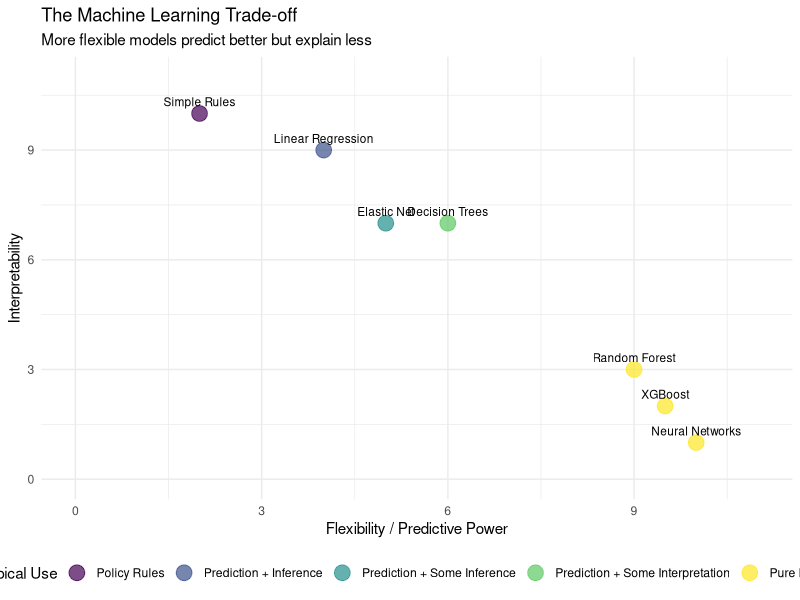
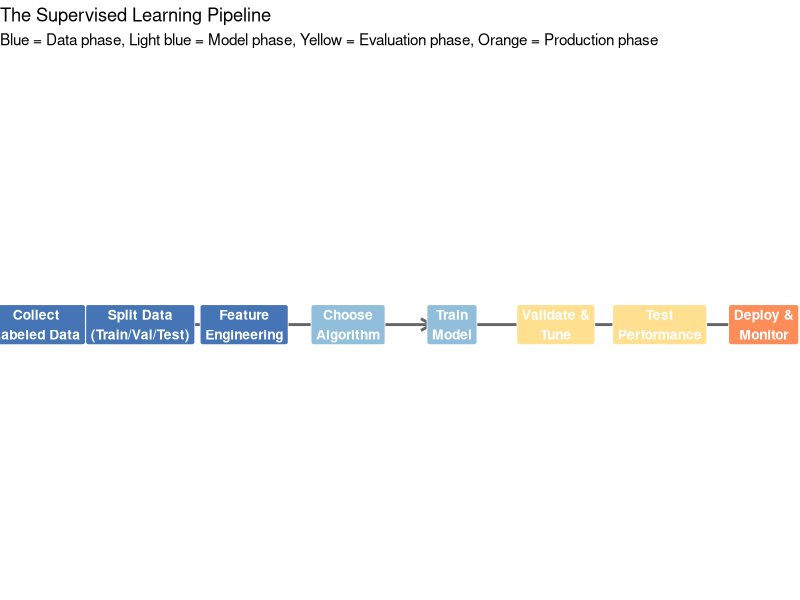
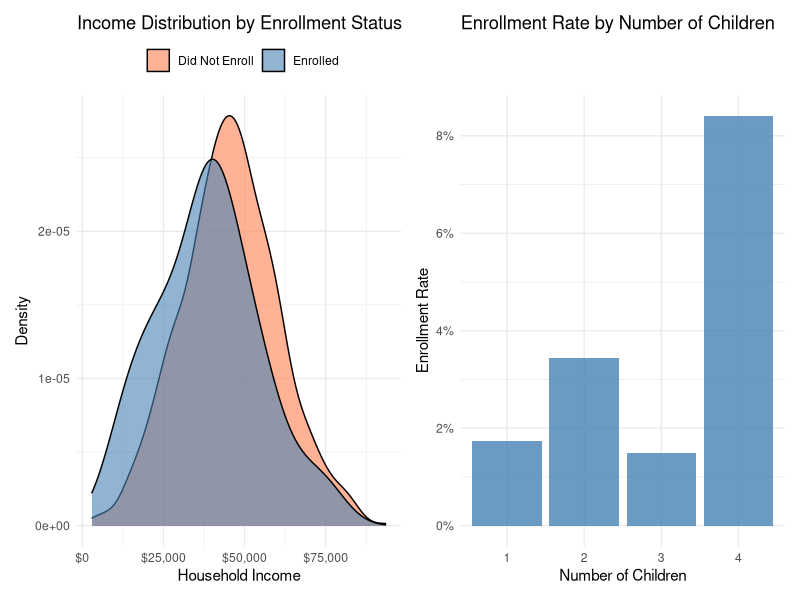
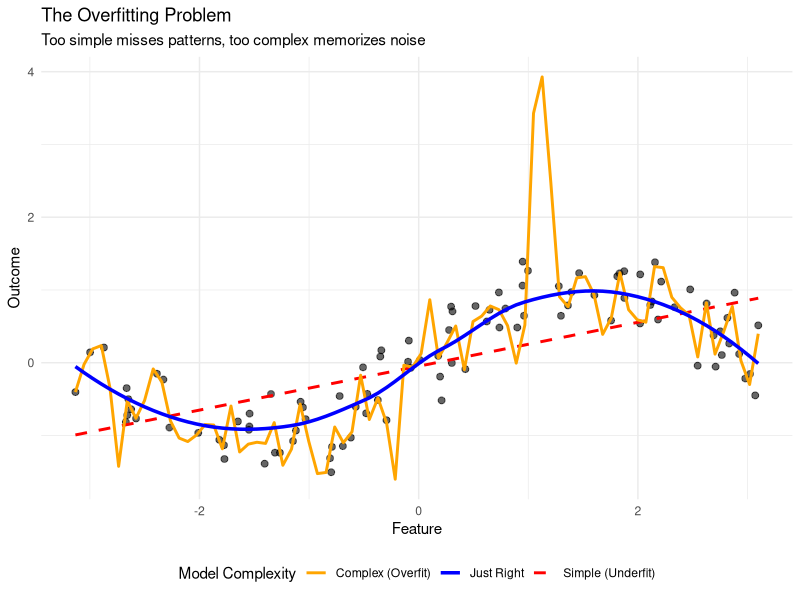
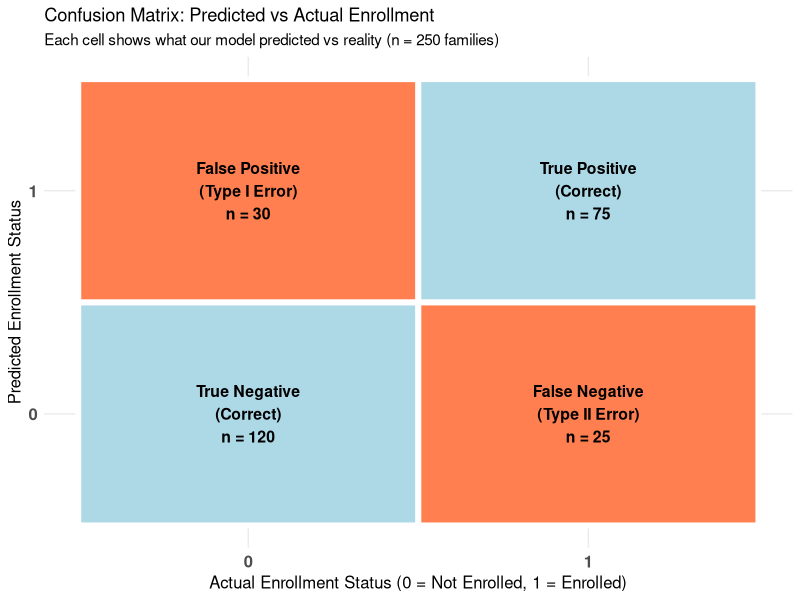
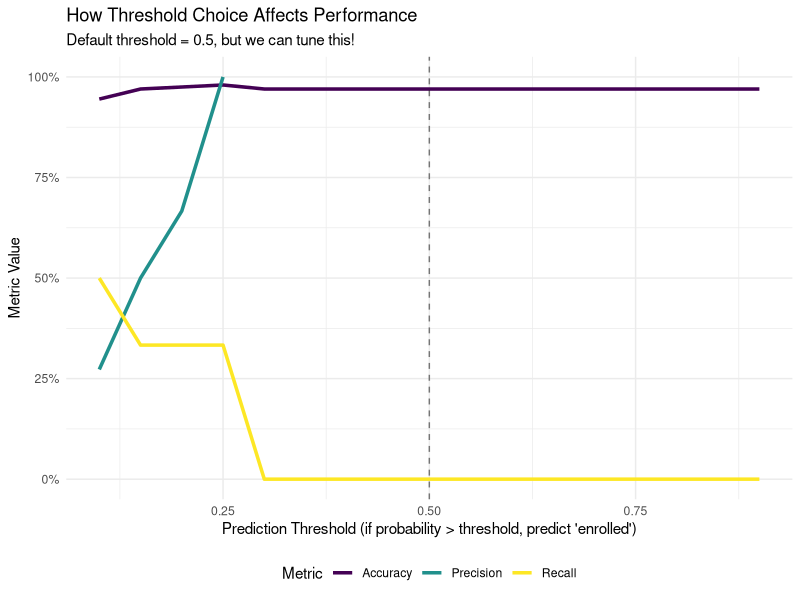
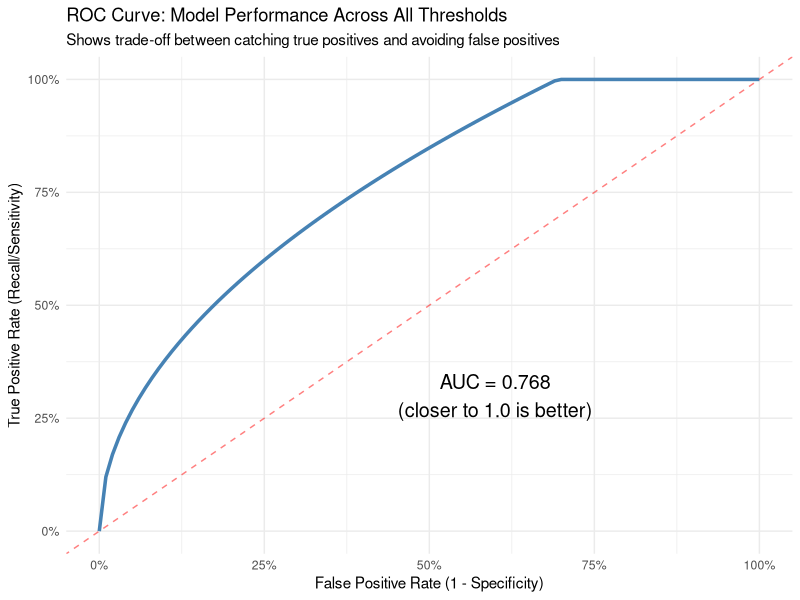
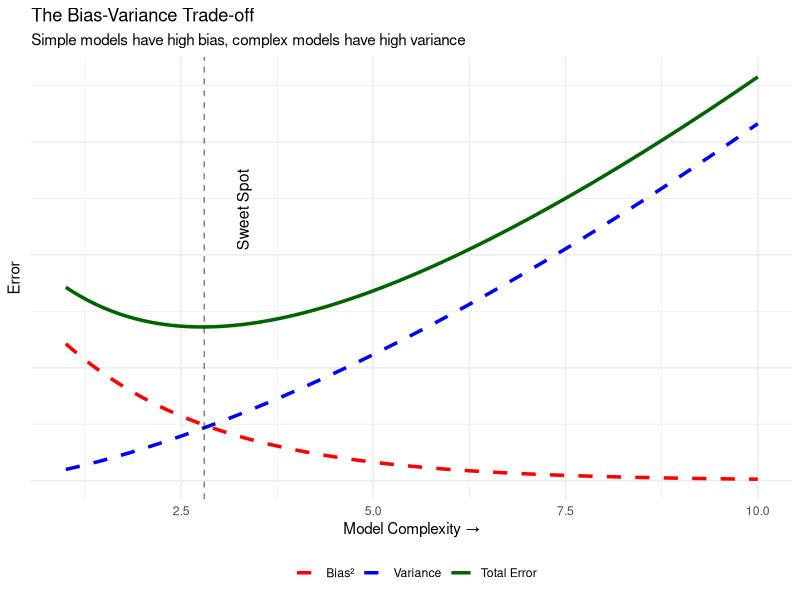

The R script that drew these images, in order:
## ---- chunk 1
knitr::opts_chunk$set(echo = TRUE, fig.width = 8, fig.height = 6)
library(tidyverse)
library(scales)
library(patchwork)
library(caret)
set.seed(42)
## ---- chunk 2
#| echo: false
#| fig-width: 10
#| fig-height: 6

# Create comparison of model types
model_types <- tibble(
  method = c("Linear Regression", "Elastic Net", "Decision Trees", "Random Forest", 
            "XGBoost", "Neural Networks", "Simple Rules"),
  interpretability = c(9, 7, 7, 3, 2, 1, 10),
  flexibility = c(4, 5, 6, 9, 9.5, 10, 2),
  typical_use = c("Prediction + Inference", "Prediction + Some Inference", 
                 "Prediction + Some Interpretation", "Pure Prediction", 
                 "Pure Prediction", "Pure Prediction", "Policy Rules")
)

ggplot(model_types, aes(x = flexibility, y = interpretability)) +
  geom_point(aes(color = typical_use), size = 5, alpha = 0.7) +
  geom_text(aes(label = method), vjust = -0.8, size = 3) +
  scale_x_continuous(name = "Flexibility / Predictive Power", limits = c(0, 11)) +
  scale_y_continuous(name = "Interpretability", limits = c(0, 11)) +
  scale_color_viridis_d(name = "Typical Use") +
  labs(title = "The Machine Learning Trade-off",
       subtitle = "More flexible models predict better but explain less") +
  theme_minimal() +
  theme(legend.position = "bottom")
## ---- chunk 3
#| echo: false
#| fig-width: 10
#| fig-height: 5

# Create flowchart data
flowchart_steps <- tibble(
  step = 1:8,
  x = c(1, 2, 3, 4, 5, 6, 7, 8),
  y = c(1, 1, 1, 1, 1, 1, 1, 1),
  label = c("Collect\nLabeled Data", "Split Data\n(Train/Val/Test)", 
           "Feature\nEngineering", "Choose\nAlgorithm", "Train\nModel", 
           "Validate &\nTune", "Test\nPerformance", "Deploy &\nMonitor"),
  phase = factor(c("Data", "Data", "Data", "Model", "Model", "Evaluation", "Evaluation", "Production"),
                levels = c("Data", "Model", "Evaluation", "Production"))
)

ggplot(flowchart_steps, aes(x = x, y = y)) +
  geom_segment(aes(xend = x + 0.8, yend = y), 
               arrow = arrow(length = unit(0.3, "cm")),
               size = 1, color = "gray40",
               data = flowchart_steps %>% filter(step < 8)) +
  geom_label(aes(label = label, fill = phase), 
            size = 3.5, fontface = "bold", 
            label.padding = unit(0.3, "lines"),
            color = "white") +
  scale_fill_manual(values = c("Data" = "#4575b4", 
                              "Model" = "#91bfdb", 
                              "Evaluation" = "#fee090", 
                              "Production" = "#fc8d59")) +
  theme_void() +
  theme(legend.position = "none") +
  labs(title = "The Supervised Learning Pipeline",
       subtitle = "Blue = Data phase, Light blue = Model phase, Yellow = Evaluation phase, Orange = Production phase")
## ---- chunk 4
# Create synthetic program enrollment data
set.seed(123)
n_families <- 1000

program_data <- tibble(
  family_id = 1:n_families,
  household_income = rnorm(n_families, 45000, 15000),
  num_children = sample(1:4, n_families, replace = TRUE, prob = c(0.4, 0.3, 0.2, 0.1)),
  distance_miles = rexp(n_families, rate = 0.2),
  previously_used_services = sample(0:1, n_families, replace = TRUE, prob = c(0.7, 0.3)),
  parent_age = rnorm(n_families, 32, 6)
) %>%
  mutate(
    # True enrollment probability depends on these factors
    enroll_prob = plogis(-3 + 
                        -0.00003 * household_income +  # Lower income → higher enrollment
                        0.4 * num_children +            # More kids → higher enrollment
                        -0.15 * distance_miles +        # Farther away → lower enrollment
                        1.2 * previously_used_services),# Prior use → higher enrollment
    enrolled = rbinom(n_families, 1, enroll_prob)
  ) %>%
  select(-enroll_prob)  # Remove true probability (we wouldn't know this in real life)

# Show structure
head(program_data, 4)
## ---- chunk 5
#| echo: false
#| fig-width: 10
#| fig-height: 5

# Create exploratory visualizations
p1 <- ggplot(program_data, aes(x = household_income, fill = factor(enrolled))) +
  geom_density(alpha = 0.6) +
  scale_fill_manual(values = c("0" = "coral", "1" = "steelblue"),
                   labels = c("Did Not Enroll", "Enrolled")) +
  scale_x_continuous(labels = dollar_format()) +
  labs(title = "Income Distribution by Enrollment Status",
       x = "Household Income", y = "Density", fill = "") +
  theme_minimal() +
  theme(legend.position = "top")

p2 <- program_data %>%
  group_by(num_children, enrolled) %>%
  summarise(count = n(), .groups = "drop") %>%
  group_by(num_children) %>%
  mutate(pct = count / sum(count)) %>%
  filter(enrolled == 1) %>%
  ggplot(aes(x = factor(num_children), y = pct)) +
  geom_col(fill = "steelblue", alpha = 0.8) +
  scale_y_continuous(labels = percent_format()) +
  labs(title = "Enrollment Rate by Number of Children",
       x = "Number of Children", y = "Enrollment Rate") +
  theme_minimal()

p1 + p2
## ---- chunk 6
# Set aside 20% for final testing (unseen data)
test_indices <- createDataPartition(program_data$enrolled, p = 0.2, list = FALSE)
test_data <- program_data[test_indices, ]
train_val_data <- program_data[-test_indices, ]

# Further split remaining 80% into 75% train, 25% validation
train_indices <- createDataPartition(train_val_data$enrolled, p = 0.75, list = FALSE)
train_data <- train_val_data[train_indices, ]
validation_data <- train_val_data[-train_indices, ]

cat("Training set:", nrow(train_data), "families\n")
cat("Validation set:", nrow(validation_data), "families\n")
cat("Test set:", nrow(test_data), "families (NEVER TOUCHED until final evaluation)\n")
## ---- chunk 7
#| echo: false
#| fig-width: 10
#| fig-height: 6

# Generate example of overfitting vs good fit
set.seed(456)
x <- runif(100, -pi, pi)
y <- sin(x) + rnorm(100, 0, 0.35)

example_df <- tibble(x = x, y = y)

ggplot(example_df, aes(x = x, y = y)) +
  geom_point(alpha = 0.6, size = 2) +
  geom_smooth(method = 'lm', se = FALSE, linetype = "dashed", 
              aes(color = "Simple (Underfit)"), size = 1) +
  geom_smooth(method = 'loess', span = 0.05, se = FALSE,
              aes(color = "Complex (Overfit)"), size = 1) +
  geom_smooth(method = 'loess', span = 0.8, se = FALSE,
              aes(color = "Just Right"), size = 1.2) +
  scale_color_manual(values = c("Simple (Underfit)" = "red", 
                               "Complex (Overfit)" = "orange",
                               "Just Right" = "blue"),
                    name = "Model Complexity") +
  labs(title = "The Overfitting Problem",
       subtitle = "Too simple misses patterns, too complex memorizes noise",
       x = "Feature", y = "Outcome") +
  theme_minimal() +
  theme(legend.position = "bottom")
## ---- chunk 8
# Train a logistic regression model (we'll learn more about this in Week 8)
model_formula <- enrolled ~ household_income + num_children + 
                           distance_miles + previously_used_services + parent_age

# Fit the model on TRAINING data only
logistic_model <- glm(model_formula, 
                     data = train_data, 
                     family = binomial(link = "logit"))

# Get predictions on VALIDATION data
validation_data <- validation_data %>%
  mutate(
    pred_prob = predict(logistic_model, newdata = validation_data, type = "response"),
    pred_enrolled = ifelse(pred_prob > 0.5, 1, 0)
  )

# Show some predictions
validation_data %>%
  select(household_income, num_children, enrolled, pred_prob, pred_enrolled) %>%
  slice_head(n = 5) %>%
  mutate(household_income = dollar(household_income),
         pred_prob = percent(pred_prob, accuracy = 0.1))
## ---- chunk 9
#| echo: false
#| fig-width: 10
#| fig-height: 6

# Create a clean mock confusion matrix for demonstration
conf_df <- tibble(
  Predicted = c("0", "1", "0", "1"),
  Actual = c("0", "0", "1", "1"),
  count = c(120, 30, 25, 75),
  label = c("True Negative\n(Correct)", 
           "False Positive\n(Type I Error)",
           "False Negative\n(Type II Error)", 
           "True Positive\n(Correct)"),
  correct = c(TRUE, FALSE, FALSE, TRUE)
)

ggplot(conf_df, aes(x = Actual, y = Predicted, fill = correct)) +
  geom_tile(color = "white", size = 2) +
  geom_text(aes(label = paste0(label, "\nn = ", count)), 
           size = 4, fontface = "bold") +
  scale_fill_manual(values = c("FALSE" = "coral", "TRUE" = "lightblue"),
                   guide = "none") +
  labs(title = "Confusion Matrix: Predicted vs Actual Enrollment",
       subtitle = "Each cell shows what our model predicted vs reality (n = 250 families)",
       x = "Actual Enrollment Status (0 = Not Enrolled, 1 = Enrolled)", 
       y = "Predicted Enrollment Status") +
  theme_minimal() +
  theme(axis.text = element_text(size = 12, face = "bold"),
        axis.title = element_text(size = 12))
## ---- chunk 10
#| echo: false

metrics_df <- tibble(
  Metric = c("Accuracy", "Precision", "Recall (Sensitivity)", "F1 Score"),
  Formula = c(
    "$\\frac{TP + TN}{TP + TN + FP + FN}$",
    "$\\frac{TP}{TP + FP}$",
    "$\\frac{TP}{TP + FN}$",
    "$\\frac{2 \\times Precision \\times Recall}{Precision + Recall}$"
  ),
  Interpretation = c(
    "Overall % correct",
    "Of predicted positives, % actually positive",
    "Of actual positives, % we correctly identified",
    "Harmonic mean of precision and recall"
  )
)

knitr::kable(metrics_df, align = c('l', 'c', 'l'))
## ---- chunk 11
#| echo: false
#| fig-width: 10
#| fig-height: 6

# Show how different thresholds affect predictions
thresholds <- seq(0.1, 0.9, by = 0.05)

threshold_performance <- map_df(thresholds, function(thresh) {
  preds <- ifelse(validation_data$pred_prob > thresh, 1, 0)
  
  TP <- sum(preds == 1 & validation_data$enrolled == 1)
  TN <- sum(preds == 0 & validation_data$enrolled == 0)
  FP <- sum(preds == 1 & validation_data$enrolled == 0)
  FN <- sum(preds == 0 & validation_data$enrolled == 1)
  
  tibble(
    threshold = thresh,
    precision = TP / (TP + FP),
    recall = TP / (TP + FN),
    accuracy = (TP + TN) / (TP + TN + FP + FN)
  )
})

threshold_performance %>%
  pivot_longer(cols = c(precision, recall, accuracy), 
              names_to = "metric", values_to = "value") %>%
  ggplot(aes(x = threshold, y = value, color = metric)) +
  geom_line(size = 1.2) +
  geom_vline(xintercept = 0.5, linetype = "dashed", alpha = 0.5) +
  scale_y_continuous(labels = percent_format()) +
  scale_color_viridis_d(name = "Metric", 
                       labels = c("Accuracy", "Precision", "Recall")) +
  labs(title = "How Threshold Choice Affects Performance",
       subtitle = "Default threshold = 0.5, but we can tune this!",
       x = "Prediction Threshold (if probability > threshold, predict 'enrolled')",
       y = "Metric Value") +
  theme_minimal() +
  theme(legend.position = "bottom")
## ---- chunk 12
#| echo: false
#| fig-width: 10
#| fig-height: 6

# Create a mock ROC curve with realistic shape
# (Using actual model predictions can give messy results)
roc_data <- tibble(
  FPR = seq(0, 1, by = 0.01),
  # Create a realistic ROC curve (above diagonal = good model)
  TPR = pmin(1, 1.2 * FPR^0.5)  # Concave upward, good classifier
)

# Calculate AUC using trapezoidal rule
auc <- 0
for(i in 2:nrow(roc_data)) {
  width <- roc_data$FPR[i] - roc_data$FPR[i-1]
  height <- (roc_data$TPR[i] + roc_data$TPR[i-1]) / 2
  auc <- auc + width * height
}

ggplot(roc_data, aes(x = FPR, y = TPR)) +
  geom_line(size = 1.2, color = "steelblue") +
  geom_abline(slope = 1, intercept = 0, linetype = "dashed", color = "red", alpha = 0.5) +
  annotate("text", x = 0.6, y = 0.3, 
          label = paste0("AUC = ", round(auc, 3), "\n(closer to 1.0 is better)"),
          size = 5) +
  scale_x_continuous(labels = percent_format()) +
  scale_y_continuous(labels = percent_format()) +
  labs(title = "ROC Curve: Model Performance Across All Thresholds",
       subtitle = "Shows trade-off between catching true positives and avoiding false positives",
       x = "False Positive Rate (1 - Specificity)",
       y = "True Positive Rate (Recall/Sensitivity)") +
  theme_minimal()
## ---- chunk 13
#| echo: false
#| fig-width: 10
#| fig-height: 6

# Create illustration of bias-variance tradeoff
complexity_levels <- seq(1, 10, by = 0.1)

bias_variance_data <- tibble(
  complexity = complexity_levels,
  bias_squared = 10 * exp(-0.5 * complexity),
  variance = 0.5 * complexity^1.5,
  irreducible = 2
) %>%
  mutate(
    total_error = bias_squared + variance + irreducible
  )

# Find optimal complexity
optimal_idx <- which.min(bias_variance_data$total_error)
optimal_complexity <- bias_variance_data$complexity[optimal_idx]

bias_variance_data %>%
  pivot_longer(cols = c(bias_squared, variance, total_error), 
              names_to = "error_type", values_to = "error") %>%
  mutate(error_type = factor(error_type, 
                            levels = c("bias_squared", "variance", "total_error"),
                            labels = c("Bias²", "Variance", "Total Error"))) %>%
  ggplot(aes(x = complexity, y = error, color = error_type, linetype = error_type)) +
  geom_line(size = 1.2) +
  geom_vline(xintercept = optimal_complexity, linetype = "dashed", alpha = 0.5) +
  annotate("text", x = optimal_complexity + 0.5, y = 12, 
          label = "Sweet Spot", angle = 90, size = 4) +
  scale_color_manual(values = c("Bias²" = "red", "Variance" = "blue", "Total Error" = "darkgreen"),
                    name = "") +
  scale_linetype_manual(values = c("Bias²" = "dashed", "Variance" = "dashed", "Total Error" = "solid"),
                       name = "") +
  labs(title = "The Bias-Variance Trade-off",
       subtitle = "Simple models have high bias, complex models have high variance",
       x = "Model Complexity →",
       y = "Error") +
  theme_minimal() +
  theme(legend.position = "bottom",
        axis.text.y = element_blank())
## ---- chunk 14
#| echo: false
#| fig-width: 10
#| fig-height: 6

# Create realistic training and validation error curves
complexity_range <- seq(1, 100, by = 1)

error_curves <- tibble(
  complexity = complexity_range,
  # Training error decreases as complexity increases
  train_error = 5 * exp(-0.05 * complexity) + 0.5,
  # Validation error: U-shaped (decreases then increases steeply)
  validation_error = 5 * exp(-0.035 * complexity) + 0.055 * (complexity - 35)^2 / 100 + 2.2
) %>%
  pivot_longer(cols = c(train_error, validation_error),
              names_to = "error_type",
              values_to = "error") %>%
  mutate(error_type = factor(error_type,
                            levels = c("train_error", "validation_error"),
                            labels = c("Training Error", "Validation Error")))

# Find optimal complexity (minimum validation error)
optimal_point <- error_curves %>%
  filter(error_type == "Validation Error") %>%
  slice_min(error, n = 1)

# Define regions based on optimal point
optimal_complexity <- optimal_point$complexity[1]
underfit_end <- optimal_complexity - 10
good_end <- optimal_complexity + 15

ggplot(error_curves, aes(x = complexity, y = error, color = error_type, linetype = error_type)) +
  # Shade regions
  annotate("rect", xmin = 0, xmax = underfit_end, ymin = 0, ymax = Inf, 
          fill = "red", alpha = 0.1) +
  annotate("rect", xmin = underfit_end, xmax = good_end, ymin = 0, ymax = Inf, 
          fill = "green", alpha = 0.1) +
  annotate("rect", xmin = good_end, xmax = 100, ymin = 0, ymax = Inf, 
          fill = "orange", alpha = 0.1) +
  # Error curves
  geom_line(size = 1.5) +
  # Mark optimal point
  geom_point(data = optimal_point, size = 4, color = "darkgreen") +
  # Labels
  annotate("text", x = underfit_end/2, y = 5.5, label = "Underfit\n(High Bias)", 
          size = 4, fontface = "bold") +
  annotate("text", x = optimal_complexity, y = 5.5, label = "Sweet Spot", 
          size = 4, fontface = "bold") +
  annotate("text", x = (good_end + 100)/2, y = 5.5, label = "Overfit\n(High Variance)", 
          size = 4, fontface = "bold") +
  scale_color_manual(values = c("Training Error" = "steelblue", 
                               "Validation Error" = "coral"),
                    name = "") +
  scale_linetype_manual(values = c("Training Error" = "solid", 
                                  "Validation Error" = "dashed"),
                       name = "") +
  labs(title = "Understanding Overfitting and Underfitting",
       subtitle = "Training error always decreases, but validation error increases when overfitting",
       x = "Model Complexity →",
       y = "Error") +
  scale_x_continuous(limits = c(0, 100), expand = c(0, 0)) +
  coord_cartesian(xlim = c(0, 100)) +
  theme_minimal() +
  theme(legend.position = "bottom",
        panel.grid.minor = element_blank())
## ---- chunk 15
#| echo: false
#| fig-width: 10
#| fig-height: 5

# Illustrate modern ML's "double descent" 
model_complexity_extended <- seq(1, 200, by = 1)

double_descent_data <- tibble(
  n_parameters = model_complexity_extended,
  train_error = case_when(
    n_parameters < 50 ~ 10 * exp(-0.08 * n_parameters),
    n_parameters >= 50 & n_parameters < 100 ~ 0.5 + 0.01 * (n_parameters - 50)^2 / 100,
    n_parameters >= 100 ~ 0.5 * exp(-0.02 * (n_parameters - 100)) + 0.2
  ),
  test_error = case_when(
    n_parameters < 50 ~ 10 * exp(-0.05 * n_parameters) + 2,
    n_parameters >= 50 & n_parameters < 120 ~ 2 + 0.05 * (n_parameters - 50)^2 / 10,
    n_parameters >= 120 ~ 2 + 8 * exp(-0.05 * (n_parameters - 120))
  )
) %>%
  pivot_longer(cols = c(train_error, test_error), 
              names_to = "error_type", values_to = "error") %>%
  mutate(error_type = str_to_title(str_replace(error_type, "_", " ")))

ggplot(double_descent_data, aes(x = n_parameters, y = error, color = error_type)) +
  geom_line(size = 1.2) +
  geom_vline(xintercept = 100, linetype = "dashed", alpha = 0.3) +
  annotate("text", x = 100, y = 12, label = "Interpolation\nThreshold", 
          size = 3, hjust = -0.1) +
  scale_color_manual(values = c("Train Error" = "steelblue", "Test Error" = "coral"),
                    name = "") +
  labs(title = "Modern ML: The Double-Descent Phenomenon",
       subtitle = "Classical wisdom: more parameters = overfitting. Modern reality: even more parameters can help again!",
       x = "Number of Model Parameters",
       y = "Error",
       caption = "Belkin et al. (2019) - Reconciling modern machine-learning practice and the classical bias-variance tradeoff") +
  theme_minimal() +
  theme(legend.position = "bottom")
